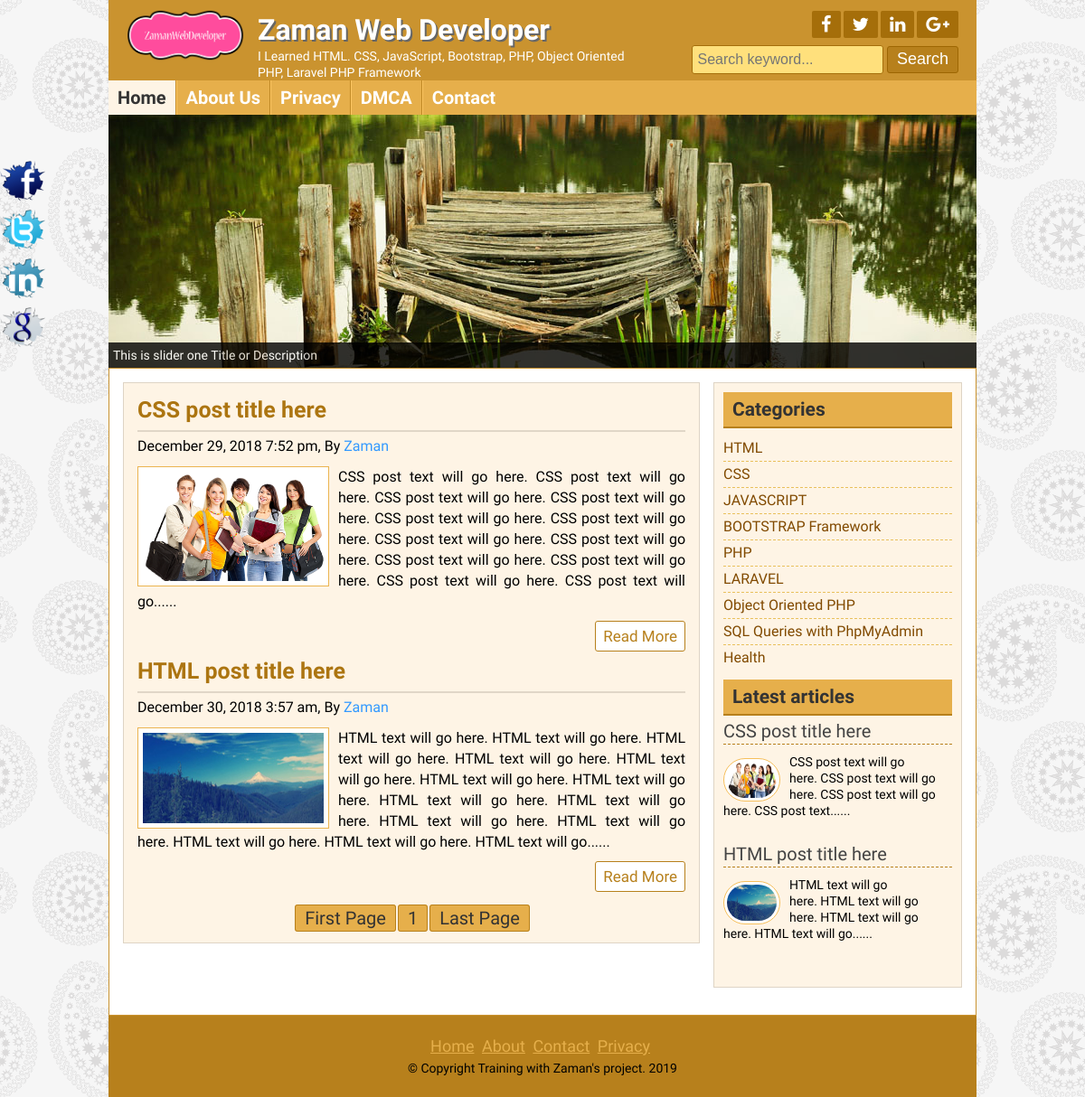
Before: / with the older database file.
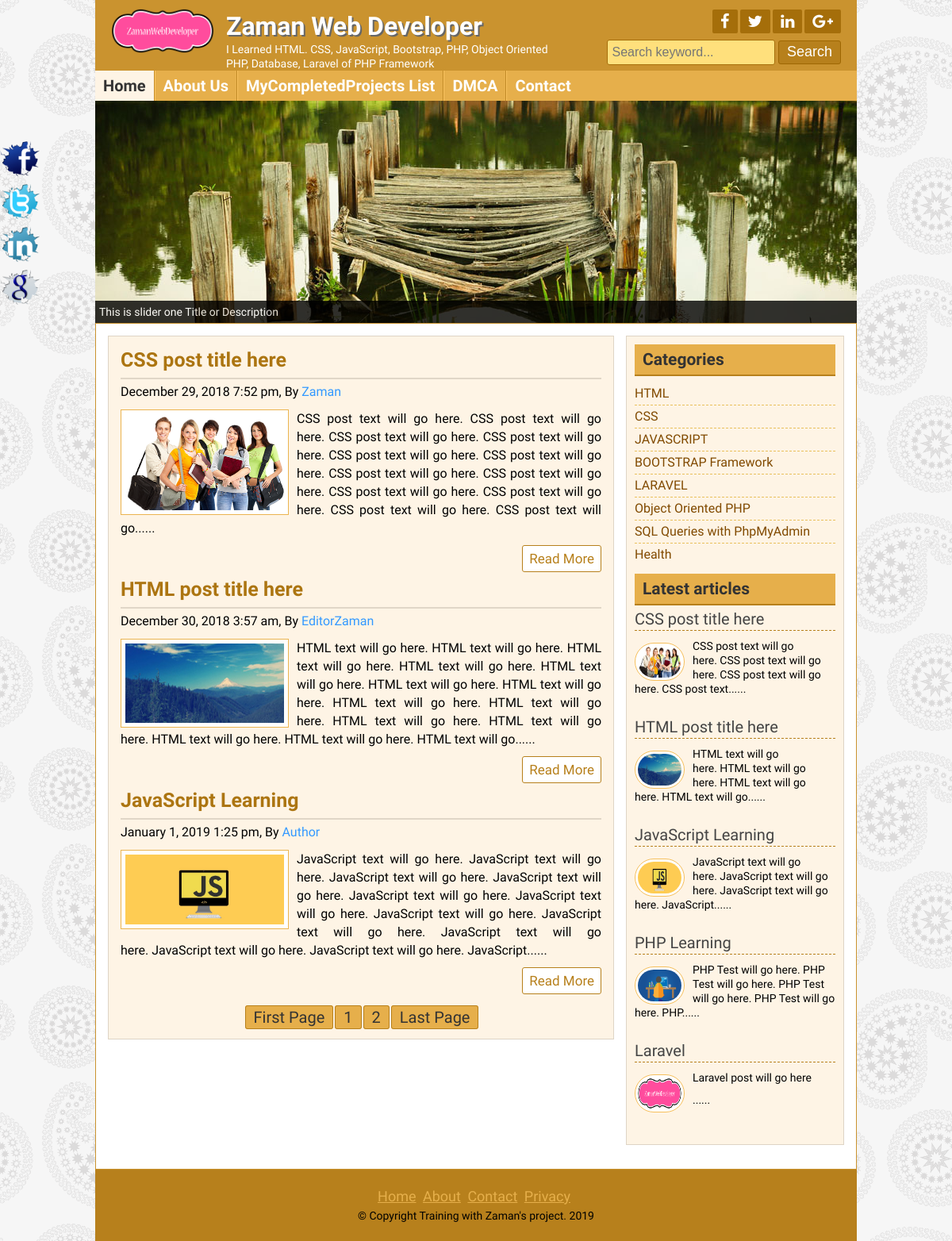
After: the same page with the newer database file.
### tables this page shows
CREATE TABLE `title_slogan` (
  `id` int(11) NOT NULL,
  `title` varchar(255) NOT NULL,
  `slogan` varchar(255) NOT NULL,
  `logo` varchar(255) NOT NULL
);

CREATE TABLE `tbl_social` (
  `id` int(11) NOT NULL,
  `fb` varchar(255) NOT NULL,
  `tw` varchar(255) NOT NULL,
  `ln` varchar(255) NOT NULL,
  `gp` varchar(255) NOT NULL
);

CREATE TABLE `tbl_page` (
  `id` int(11) NOT NULL,
  `name` varchar(255) NOT NULL,
  `body` text NOT NULL
);

CREATE TABLE `tbl_post` (
  `id` int(11) NOT NULL,
  `cat` int(11) NOT NULL,
  `title` varchar(2555) NOT NULL,
  `body` text NOT NULL,
  `image` varchar(255) NOT NULL,
  `author` varchar(50) NOT NULL,
  `tags` varchar(255) NOT NULL,
  `date` timestamp NOT NULL DEFAULT CURRENT_TIMESTAMP,
  `userid` int(11) NOT NULL
);

CREATE TABLE `tbl_category` (
  `id` int(11) NOT NULL,
  `name` varchar(50) NOT NULL
);

CREATE TABLE `tbl_footer` (
  `id` int(11) NOT NULL,
  `note` varchar(255) NOT NULL
);

### lib/Database.php (called while the page is built, shortened)
<?php
Class Database{
	public $host   = DB_HOST;
	public $user   = DB_USER;
	public $pass   = DB_PASS;
	public $dbname = DB_NAME;
	public $link;
	private function connectDB(){
	$this->link = new mysqli($this->host, $this->user, $this->pass, $this->dbname);
 }
	public function select($query){
		$result = $this->link->query($query) or die($this->link->error.__LINE__);
		if($result->num_rows > 0){
			return $result;
		} else {
			return false;
		}
	}
}

### helpers/Format.php (called while the page is built, shortened)
<?php
class Format{
    public function formateDate($date){
        return date('F j, Y g:i a', strtotime($date));
    }
    public function textShorten($text, $limit = 400){
        $text = $text. " ";
        $text = substr($text, 0, $limit);
        $text = substr($text, 0, strripos($text, ' '));
        $text = $text."......";
        return $text;
    }
}
?>

### index.php (the view)
<?php include 'inc/header.php'; ?>
<?php include 'inc/slider.php'; ?>
	<div class="contentsection contemplete clear">
		<div class="maincontent clear">
<?php
                $per_page = 3;
                if (isset($_GET['page'])){
                    $page = $_GET['page'];
                }else{
                    $page = 1;
                }
                $start_from = ($page-1)*$per_page;
?>
<?php
                $query = "select * from tbl_post limit $start_from, $per_page";
                $post = $db->select($query);
                if ($post){
                    while ($result=$post->fetch_assoc()){
?>
			<div class="samepost clear">
				<h2><a href="post.php?id=<?php echo $result['id'];?>"><?php echo $result['title'];?></a></h2>
		 		<h4><?php echo $fm->formateDate($result['date']);?>, By <a href="#"><?php echo $result['author'];?></a></h4>
				 <a href="#"><img src="zaman/<?php echo $result['image'];?>" alt="post image"/></a>
              <?php echo $fm->textShorten($result['body']);?>
				<div class="readmore clear">
                    <a href="post.php?id=<?php echo $result['id'];?>">Read More</a>
				</div>
			</div>
<?php }?>
<?php
                        $query = "select * from tbl_post";
                        $result = $db->select($query);
                        $total_rows = mysqli_num_rows($result);
                        $total_pages = ceil($total_rows/$per_page);
                        echo "<span class='pagination'><a href='index.php?page=1'>".'First Page'."</a>";
                        for ($i=1; $i <=$total_pages ; $i++) {
                            echo "<a href='index.php?page=".$i."'>".$i."</a>";
                        }
                        echo "<a href='index.php?page=$total_pages'>".'Last Page'."</a></span>";
?>
<?php
                }else{header("Location:404.php");}
?>
		</div>
<?php include "inc/sidebar.php";?>
	</div>
<?php include "inc/footer.php";?>

### inc/header.php (shortened to what this page needs)
<?php include 'lib/Database.php'; ?>
<?php include 'helpers/Format.php'; ?>
<?php
    $db = new Database();
    $fm = new Format();
?>
<!DOCTYPE html>
<html>
<head>
	<link rel="stylesheet" href="font-awesome-4.5.0/css/font-awesome.css">
	<link rel="stylesheet" href="css/nivo-slider.css" type="text/css" media="screen" />
	<link rel="stylesheet" href="style.css">
</head>
<body>
	<div class="headersection templete clear">
		<a href="index.php">
			<div class="logo">
<?php
                    $query = "SELECT * FROM title_slogan WHERE id='1'";
                    $blog_title = $db->select($query);
                    if ($blog_title) {
                        while ($result = $blog_title->fetch_assoc()) {
?>
				<img src="zaman/<?php echo $result['logo'];?>" alt="Logo"/>
				<h2><?php echo $result['title'];?></h2>
				<p><?php echo $result['slogan'];?></p>
<?php
		}
	}
?>
			</div>
		</a>
		<div class="social clear">
			<div class="icon clear">
<?php
                    $query = "SELECT * FROM tbl_social WHERE id='1'";
                    $socialmedia = $db->select($query);
                    if ($socialmedia) {
                        while ($result = $socialmedia->fetch_assoc()) {
?>
				<a href="<?php echo $result['fb'];?>" target="_blank"><i class="fa fa-facebook"></i></a>
				<a href="<?php echo $result['tw'];?>" target="_blank"><i class="fa fa-twitter"></i></a>
				<a href="<?php echo $result['ln'];?>" target="_blank"><i class="fa fa-linkedin"></i></a>
				<a href="<?php echo $result['gp'];?>" target="_blank"><i class="fa fa-google-plus"></i></a>
<?php } }?>
			</div>
			<div class="searchbtn clear">
			<form action="search.php" method="get">
				<input type="text" name="search" placeholder="Search keyword..."/>
				<input type="submit" name="submit" value="Search"/>
			</form>
			</div>
		</div>
	</div>
<div class="navsection templete">
<?php
    $path = $_SERVER['SCRIPT_FILENAME'];
    $currentpage = basename($path, '.php');
?>
	<ul>
		<li><a <?php if ($currentpage == 'index') {echo 'id="active"';}?> href="index.php">Home</a></li>
<?php
            $query = "SELECT * FROM tbl_page";
            $pages = $db->select($query);
            if ($pages) {
                while ($result = $pages->fetch_assoc()) {
?>
        <li><a
        <?php
        	if (isset($_GET['pageid']) && $_GET['pageid'] == $result['id'] ) {
        		echo 'id="active"';
        	}
       	?>
        href="page.php?pageid=<?php echo $result['id']; ?>"><?php echo $result['name']; ?></a></li>
<?php } }?>
		<li><a <?php if ($currentpage == 'contact') {echo 'id="active"';}?> href="contact.php">Contact</a></li>
	</ul>
</div>

### inc/slider.php (shortened to what this page needs)
<div class="slidersection templete clear">
        <div id="slider">
            <a href="#"><img src="images/slideshow/01.jpg" alt="nature 1" title="This is slider one Title or Description" /></a>
        </div>
</div>

### inc/sidebar.php
<div class="sidebar clear">
			<div class="samesidebar clear">
				<h2>Categories</h2>
					<ul>
                        <?php
                            $query = "select * from tbl_category";
                            $category = $db->select($query);
                            if ($category) {
                                while ($result = $category->fetch_assoc()) {
                        ?>
                                    <li><a href="posts.php?category=<?php echo $result['id'];?>"><?php echo $result['name'];?></a></li>
                        <?php
                                }
                            }else{
                                ?><li>No Category Created</li><?php
                            }
                        ?>
					</ul>
			</div>
			<div class="samesidebar clear">
				<h2>Latest articles</h2>
			<?php
				$query = "select * from tbl_post limit 5";
				$post = $db->select($query);
	            if ($post){
	            	while ($result=$post->fetch_assoc()){
			?>
					<div class="popular clear">
							<h3><a href="post.php?id=<?php echo $result['id'];?>"><?php echo $result['title'];?></a></h3>
						<a href="post.php?id=<?php echo $result['id'];?>">
							<img src="zaman/<?php echo $result['image'];?>" alt="post image"/>
						</a>
						<?php echo $fm->textShorten($result['body'],120);?>
					</div>
            <?php } }else{header("Location:404.php");}?>
			</div>
		</div>

### inc/footer.php (shortened to what this page needs)
<div class="footersection templete clear">
	  <div class="footermenu clear">
		<ul>
			<li><a href="#">Home</a></li>
			<li><a href="#">About</a></li>
			<li><a href="#">Contact</a></li>
			<li><a href="#">Privacy</a></li>
		</ul>
	  </div>
<?php
                    $query = "SELECT * FROM tbl_footer WHERE id='1'";
                    $footernote = $db->select($query);
                    if ($footernote) {
                        while ($result = $footernote->fetch_assoc()) {
?>
	  <p>&copy; <?php echo $result['note'];?> <?php echo date('Y');?></p>
<?php } }
?>
	</div>
	<div class="fixedicon clear">
<?php
                    $query = "SELECT * FROM tbl_social WHERE id='1'";
                    $socialmedia = $db->select($query);
                    if ($socialmedia) {
                        while ($result = $socialmedia->fetch_assoc()) {
?>
		<a href="<?php echo $result['fb'];?>" target="_blank"><img src="images/fb.png" alt="Facebook"/></a>
		<a href="<?php echo $result['tw'];?>" target="_blank"><img src="images/tw.png" alt="Twitter"/></a>
		<a href="<?php echo $result['ln'];?>" target="_blank"><img src="images/in.png" alt="LinkedIn"/></a>
		<a href="<?php echo $result['gp'];?>" target="_blank"><img src="images/gl.png" alt="GooglePlus"/></a>
<?php } }?>
	</div>
</body>
</html>

### css/nivo-slider.css (style rules this page uses)
.nivoSlider { position:relative; }
.nivoSlider a.nivo-imageLink { position:absolute; top:0px; left:0px; width:100%; height:100%; border:0; padding:0; margin:0; z-index:60; display:none; }

Changed rows visible on the page:
removed tbl_page: name "Privacy"
removed tbl_category: name "PHP"
changed title_slogan "Zaman Web Developer": slogan "I Learned HTML. CSS, JavaScript, Bootstrap, PHP, Object Oriented PHP, Laravel PHP Framework" → "I Learned HTML. CSS, JavaScript, Bootstrap, PHP, Object Oriented PHP, Database, Laravel of PHP Framework"
added tbl_page: name "MyCompletedProjects List"
changed tbl_post "HTML post title here": author "Zaman" → "EditorZaman"
added tbl_post: title "JavaScript Learning", date "January 1, 2019 1:25 pm", author "Author", image (picture), body "JavaScript text will go here. JavaScript text will go here. JavaScript text will go here. JavaScript text will go here. JavaScript text will go here. JavaScript text will go here. JavaScript text will go here. JavaScript text will go here. JavaScript text will go here. JavaScript text will go here. JavaScript text will go here. JavaScript......", body "JavaScript text will go here. JavaScript text will go here. JavaScript text will go here. JavaScript......"
added tbl_post: title "PHP Learning", image (picture), body "PHP Test will go here. PHP Test will go here. PHP Test will go here. PHP Test will go here. PHP......", shown under "Latest articles"
added tbl_post: title "Laravel", image (picture), body "Laravel post will go here ......", shown under "Latest articles"
Other visible differences:
new list line: "2"
